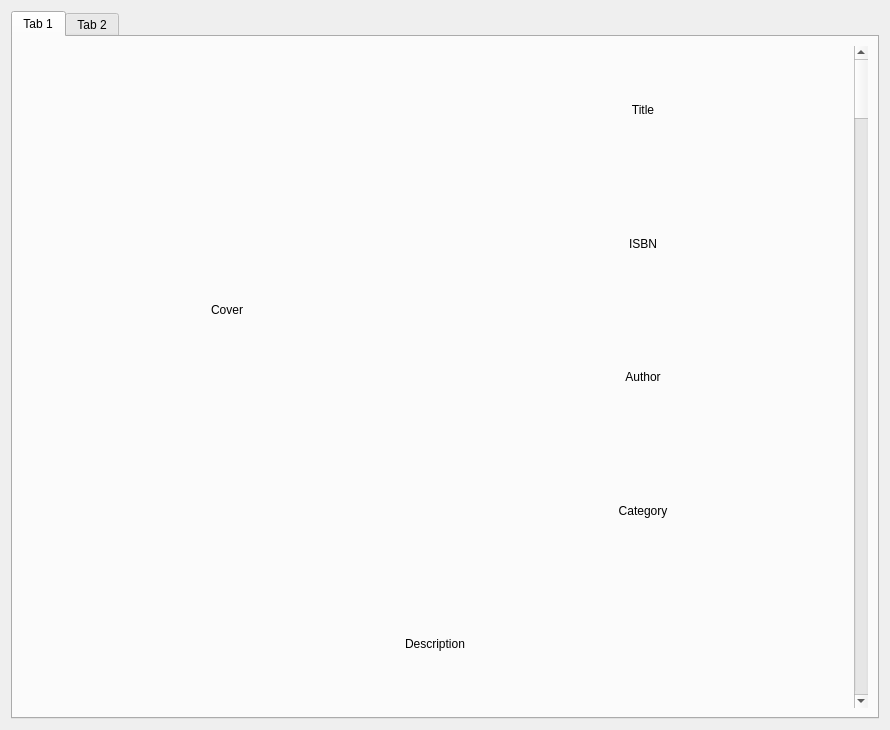
<?xml version="1.0" encoding="UTF-8"?>
<ui version="4.0">
 <class>Form</class>
 <widget class="QWidget" name="Form">
  <property name="geometry">
   <rect>
    <x>0</x>
    <y>0</y>
    <width>890</width>
    <height>730</height>
   </rect>
  </property>
  <property name="windowTitle">
   <string>Form</string>
  </property>
  <layout class="QVBoxLayout" name="verticalLayout">
   <item>
    <widget class="QTabWidget" name="tabWidget">
     <property name="currentIndex">
      <number>0</number>
     </property>
     <widget class="QWidget" name="tab">
      <attribute name="title">
       <string>Tab 1</string>
      </attribute>
      <layout class="QGridLayout" name="gridLayout">
       <item row="0" column="0" rowspan="4">
        <widget class="QLabel" name="cover">
         <property name="text">
          <string>Cover</string>
         </property>
         <property name="alignment">
          <set>Qt::AlignCenter</set>
         </property>
        </widget>
       </item>
       <item row="1" column="1">
        <widget class="QLabel" name="isbn">
         <property name="text">
          <string>ISBN</string>
         </property>
         <property name="alignment">
          <set>Qt::AlignCenter</set>
         </property>
        </widget>
       </item>
       <item row="4" column="0" colspan="2">
        <widget class="QLabel" name="description">
         <property name="text">
          <string>Description</string>
         </property>
         <property name="alignment">
          <set>Qt::AlignCenter</set>
         </property>
        </widget>
       </item>
       <item row="3" column="1">
        <widget class="QLabel" name="category">
         <property name="text">
          <string>Category</string>
         </property>
         <property name="alignment">
          <set>Qt::AlignCenter</set>
         </property>
        </widget>
       </item>
       <item row="0" column="1">
        <widget class="QLabel" name="title">
         <property name="text">
          <string>Title</string>
         </property>
         <property name="alignment">
          <set>Qt::AlignCenter</set>
         </property>
        </widget>
       </item>
       <item row="2" column="1">
        <widget class="QLabel" name="author">
         <property name="text">
          <string>Author</string>
         </property>
         <property name="alignment">
          <set>Qt::AlignCenter</set>
         </property>
        </widget>
       </item>
       <item row="0" column="2" rowspan="5">
        <widget class="QScrollBar" name="verticalScrollBar">
         <property name="orientation">
          <enum>Qt::Vertical</enum>
         </property>
        </widget>
       </item>
      </layout>
     </widget>
     <widget class="QWidget" name="tab_2">
      <attribute name="title">
       <string>Tab 2</string>
      </attribute>
      <layout class="QFormLayout" name="formLayout">
       <item row="0" column="0" colspan="2">
        <widget class="QLabel" name="editBook_label">
         <property name="text">
          <string>Edit book</string>
         </property>
         <property name="alignment">
          <set>Qt::AlignCenter</set>
         </property>
        </widget>
       </item>
       <item row="1" column="0">
        <widget class="QLabel" name="bookTitle_label">
         <property name="text">
          <string>Title:</string>
         </property>
        </widget>
       </item>
       <item row="1" column="1">
        <widget class="QLineEdit" name="bookTitle_lineEdit"/>
       </item>
       <item row="2" column="0">
        <widget class="QLabel" name="isbn_label">
         <property name="text">
          <string>ISBN:</string>
         </property>
        </widget>
       </item>
       <item row="2" column="1">
        <widget class="QLineEdit" name="isbn_lineEdit"/>
       </item>
       <item row="3" column="0">
        <widget class="QLabel" name="author_label">
         <property name="text">
          <string>Author:</string>
         </property>
        </widget>
       </item>
       <item row="3" column="1">
        <widget class="QComboBox" name="author_comboBox"/>
       </item>
       <item row="4" column="0">
        <widget class="QLabel" name="category_label">
         <property name="text">
          <string>Category:</string>
         </property>
        </widget>
       </item>
       <item row="4" column="1">
        <widget class="QComboBox" name="category_comboBox"/>
       </item>
       <item row="5" column="0">
        <widget class="QLabel" name="cover_label">
         <property name="text">
          <string>Cover:</string>
         </property>
        </widget>
       </item>
       <item row="5" column="1">
        <widget class="QPushButton" name="uploadCover_button">
         <property name="cursor">
          <cursorShape>ArrowCursor</cursorShape>
         </property>
         <property name="text">
          <string>...</string>
         </property>
        </widget>
       </item>
       <item row="6" column="1">
        <widget class="QLabel" name="coverPath_label">
         <property name="text">
          <string/>
         </property>
        </widget>
       </item>
       <item row="7" column="1">
        <widget class="QPushButton" name="preview_button">
         <property name="text">
          <string>Preview</string>
         </property>
        </widget>
       </item>
       <item row="8" column="0">
        <widget class="QLabel" name="description_label">
         <property name="text">
          <string>Description:</string>
         </property>
        </widget>
       </item>
       <item row="8" column="1">
        <widget class="QPlainTextEdit" name="description_plainTextEdit"/>
       </item>
       <item row="9" column="1">
        <widget class="QPushButton" name="editBook_button">
         <property name="text">
          <string>Edit book</string>
         </property>
        </widget>
       </item>
       <item row="10" column="1">
        <widget class="QPushButton" name="clearAll_button">
         <property name="text">
          <string>Clear all</string>
         </property>
        </widget>
       </item>
      </layout>
     </widget>
    </widget>
   </item>
  </layout>
 </widget>
 <resources/>
 <connections/>
</ui>
